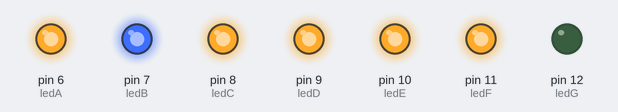
Bench run of a sketch on a simulated Arduino Uno, built with avr-gcc and run on an emulated ATmega328P. On the bench: output pins drawn as LEDs (lit = HIGH).

Above: at 0.2 s.
At 1.2 s:
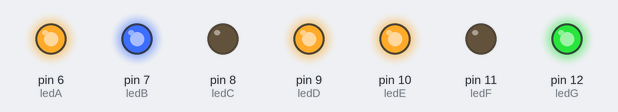
At 1.7 s:
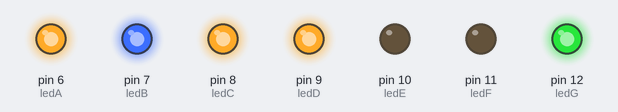
At 2.7 s:
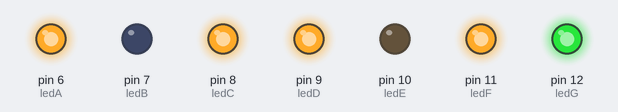
At 4.2 s:
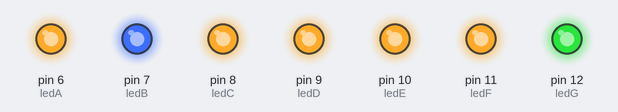
At 5.7 s:
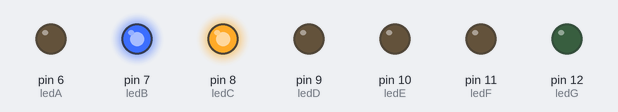
Timing chart, 0 to 6.5 s (numbered marks = the images above):
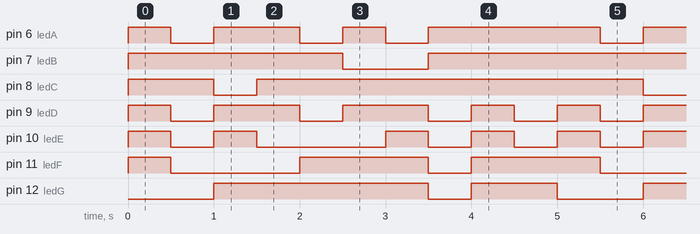

The sketch:

programa_1.ino
```cpp
const int ledA = 6;          // donar nom al pin 6 de l’Arduino
const int ledB= 7;          // donar nom al pin 7 de l’Arduino
const int ledC = 8;          // donar nom al pin 8 de l’Arduino
const int ledD = 9;          // donar nom al pin 9 de l’Arduino
const int ledE = 10;          // donar nom al pin 10 de l’Arduino
const int ledF = 11;         // donar nom al pin 11 de l’Arduino
const int ledG = 12;         // donar nom al pin 12 de l’Arduino

//********** Setup ****************************************************************
void setup()
{
  pinMode(ledA, OUTPUT);     // definir el pin 6 com una sortida
  pinMode(ledB, OUTPUT);     // definir el pin 7 com una sortida
  pinMode(ledC, OUTPUT);     // definir el pin 8 com una sortida
  pinMode(ledD, OUTPUT);     // definir el pin 9 com una sortida
  pinMode(ledE, OUTPUT);     // definir el pin 10 com una sortida
  pinMode(ledF, OUTPUT);     // definir el pin 11 com una sortida
  pinMode(ledG, OUTPUT);     // definir el pin 12 com una sortida
}

//********** Loop *****************************************************************
void loop()
{
  digitalWrite(ledA, HIGH);
  digitalWrite(ledB, HIGH);
  digitalWrite(ledC, HIGH);
  digitalWrite(ledD, HIGH);
  digitalWrite(ledE, HIGH);
  digitalWrite(ledF, HIGH);
  delay(500);
  digitalWrite(ledB, HIGH);
  digitalWrite(ledC, HIGH);
  digitalWrite(ledD, LOW);
  digitalWrite(ledE, LOW);
  digitalWrite(ledF, LOW);
  digitalWrite(ledA, LOW);
  delay(500);
  digitalWrite(ledA, HIGH);
  digitalWrite(ledB, HIGH);
  digitalWrite(ledD, HIGH);
  digitalWrite(ledE, HIGH);
  digitalWrite(ledG, HIGH);
  digitalWrite(ledC, LOW);
  delay(500);
  digitalWrite(ledA, HIGH);
  digitalWrite(ledB, HIGH);
  digitalWrite(ledC, HIGH);
  digitalWrite(ledD, HIGH);
  digitalWrite(ledG, HIGH);
  digitalWrite(ledE, LOW);
  delay(500);
  digitalWrite(ledF, HIGH);
  digitalWrite(ledG, HIGH);
  digitalWrite(ledB, HIGH);
  digitalWrite(ledC, HIGH);
  digitalWrite(ledA, LOW);
  digitalWrite(ledD, LOW);
  delay(500);
  digitalWrite(ledA, HIGH);
  digitalWrite(ledC, HIGH);
  digitalWrite(ledD, HIGH);
  digitalWrite(ledF, HIGH);
  digitalWrite(ledG, HIGH);
  digitalWrite(ledB, LOW);
  delay(500);
  digitalWrite(ledC, HIGH);
  digitalWrite(ledD, HIGH);
  digitalWrite(ledE, HIGH);
  digitalWrite(ledF, HIGH);
  digitalWrite(ledG, HIGH);
  digitalWrite(ledA, LOW);
  delay(500);
  digitalWrite(ledA, HIGH);
  digitalWrite(ledB, HIGH);
  digitalWrite(ledC, HIGH);
  digitalWrite(ledD, LOW);
  digitalWrite(ledE, LOW);
  digitalWrite(ledF, LOW);
  digitalWrite(ledG, LOW);
  delay(500);
  digitalWrite(ledA, HIGH);
  digitalWrite(ledB, HIGH);
  digitalWrite(ledC, HIGH);
  digitalWrite(ledD, HIGH);
  digitalWrite(ledE, HIGH);
  digitalWrite(ledF, HIGH);
  digitalWrite(ledG, HIGH);
  delay(500);
  digitalWrite(ledA, HIGH);
  digitalWrite(ledB, HIGH);
  digitalWrite(ledC, HIGH);
  digitalWrite(ledF, HIGH);
  digitalWrite(ledG, HIGH);
  digitalWrite(ledD, LOW);
  digitalWrite(ledE, LOW);
  delay(500);
  digitalWrite(ledG, LOW);
}

//********** Funcions *************************************************************
```

Measured:
- by itself, pin 6 (ledA): repeats every 5.0 s: LOW 0.50 s, HIGH 1.0 s, LOW 0.50 s, HIGH 0.50 s, LOW 0.50 s, HIGH 2.0 s
- by itself, pin 7 (ledB): repeats every 5.0 s: LOW 1.0 s, HIGH 4.0 s
- by itself, pin 8 (ledC): repeats every 5.0 s: LOW 0.50 s, HIGH 4.5 s
- by itself, pin 9 (ledD): repeats every 5.0 s: 2 × (LOW 0.50 s, HIGH 1.0 s), 2 × (LOW 0.50 s, HIGH 0.50 s)
- by itself, pin 10 (ledE): repeats every 5.0 s: LOW 0.50 s, HIGH 0.50 s, LOW 1.5 s, 2 × (HIGH 0.50 s, LOW 0.50 s), HIGH 0.50 s
- by itself, pin 11 (ledF): repeats every 5.0 s: LOW 1.5 s, HIGH 1.5 s, LOW 0.50 s, HIGH 1.5 s
- by itself, pin 12 (ledG): repeats every 5.0 s: LOW 0.50 s, HIGH 1.0 s, LOW 1.0 s, HIGH 2.5 s
